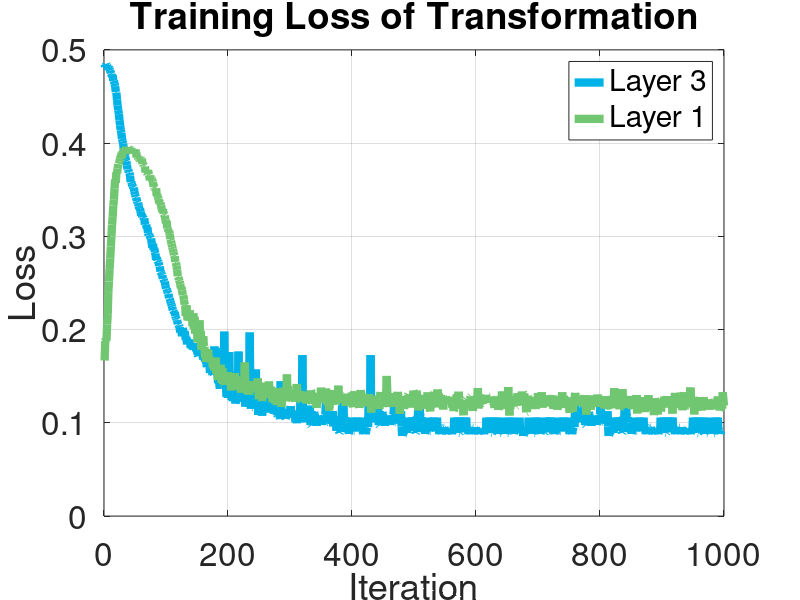

Write the MATLAB code that produced this figure.
% Loss diagram
clear all
clc
close all


train_Loss = [0.48479
0.482246
0.482889
0.484427
0.483397
0.481329
0.479342
0.481062
0.47964
0.477855
0.475123
0.473948
0.471176
0.472925
0.466782
0.466805
0.463843
0.461035
0.454893
0.454181
0.446411
0.440232
0.435471
0.431154
0.424514
0.418999
0.413952
0.411019
0.404636
0.402051
0.399531
0.391726
0.390716
0.386048
0.382072
0.380318
0.376358
0.371951
0.371719
0.368743
0.368045
0.365057
0.358253
0.358231
0.356251
0.354058
0.352345
0.352179
0.348221
0.345045
0.342565
0.341518
0.338122
0.33629
0.336041
0.33252
0.329605
0.329905
0.326479
0.322312
0.323799
0.320647
0.320787
0.319172
0.319362
0.312605
0.313421
0.312439
0.308648
0.309631
0.303704
0.301359
0.30157
0.300079
0.298146
0.297721
0.292328
0.28798
0.291992
0.285785
0.287323
0.283558
0.281521
0.274974
0.277329
0.274423
0.273844
0.271962
0.268462
0.267769
0.262217
0.261016
0.259615
0.258143
0.254529
0.25402
0.251595
0.251523
0.247325
0.244023
0.243778
0.241536
0.239129
0.238251
0.23373
0.233205
0.230614
0.228338
0.226166
0.224139
0.220851
0.220308
0.218119
0.218746
0.214676
0.212625
0.211032
0.210166
0.205823
0.20487
0.204512
0.202579
0.196964
0.196948
0.197616
0.19308
0.201747
0.196762
0.194308
0.198222
0.193748
0.18889
0.192086
0.184142
0.189351
0.184921
0.187886
0.188749
0.186176
0.180282
0.183971
0.182257
0.179422
0.18538
0.178267
0.17849
0.181023
0.179483
0.177684
0.178038
0.173408
0.171616
0.176816
0.17186
0.172173
0.175155
0.172923
0.174552
0.172032
0.168248
0.169155
0.170011
0.165974
0.168969
0.163216
0.160191
0.162814
0.161134
0.163699
0.163394
0.153546
0.157657
0.15891
0.155906
0.151436
0.153586
0.152762
0.181911
0.153089
0.180369
0.158033
0.179692
0.154536
0.142526
0.14615
0.142017
0.136671
0.150316
0.141707
0.1404
0.143518
0.165765
0.149609
0.197856
0.153221
0.151521
0.135463
0.127918
0.143617
0.126771
0.138681
0.175901
0.137172
0.154527
0.134366
0.124499
0.128121
0.12358
0.149397
0.128224
0.131769
0.120672
0.124371
0.130863
0.145203
0.141776
0.176444
0.122655
0.125277
0.122897
0.128829
0.124358
0.1373
0.147698
0.128765
0.157558
0.13206
0.117361
0.122286
0.124165
0.129399
0.118486
0.133795
0.12453
0.196891
0.135066
0.11514
0.127214
0.116641
0.116675
0.118235
0.119215
0.121923
0.116429
0.157195
0.115529
0.130787
0.123697
0.108455
0.124564
0.11501
0.119463
0.124036
0.11653
0.107638
0.115487
0.131226
0.118823
0.115744
0.115179
0.114626
0.111767
0.116572
0.115953
0.116375
0.120241
0.111047
0.11922
0.127071
0.114535
0.115006
0.115021
0.122724
0.109645
0.112365
0.116895
0.113522
0.113122
0.108995
0.107686
0.124944
0.108434
0.111008
0.104008
0.144543
0.112037
0.114336
0.11123
0.11231
0.111
0.109233
0.105873
0.104548
0.106829
0.109658
0.10665
0.110634
0.109546
0.105774
0.113019
0.117805
0.111826
0.106456
0.10961
0.106053
0.110019
0.106898
0.110335
0.100737
0.107772
0.0996092
0.11046
0.112554
0.101596
0.105006
0.103189
0.125528
0.104636
0.105576
0.17264
0.107175
0.104158
0.108649
0.104831
0.100737
0.115632
0.105168
0.106036
0.110304
0.103533
0.102355
0.118421
0.0979249
0.0971613
0.112565
0.0993537
0.101442
0.109878
0.111237
0.108774
0.105161
0.106166
0.0968441
0.104245
0.107737
0.104174
0.102392
0.0979966
0.102942
0.105991
0.0999033
0.097865
0.10268
0.103035
0.102727
0.108003
0.109037
0.121277
0.108933
0.104564
0.100844
0.100699
0.109202
0.102666
0.106635
0.0991455
0.103483
0.100014
0.112492
0.096164
0.105242
0.10395
0.0988596
0.105511
0.0915199
0.105527
0.0950224
0.0921
0.0912
0.0893
0.0904
0.0972672
0.103838
0.11856
0.10148
0.121099
0.104343
0.106739
0.105871
0.100204
0.0984789
0.0901689
0.0948848
0.0953275
0.0881519
0.0913042
0.098699
0.0937012
0.0915199
0.105527
0.0950224
0.0921
0.0912
0.0912
0.098699
0.0937012
0.0915199
0.105527
0.0950224
0.0912
0.098699
0.0937012
0.0915199
0.105527
0.0948848
0.0953275
0.0923
0.0881519
0.0913042
0.0921
0.0912
0.0881519
0.0913042
0.0950224
0.0948848
0.0953275
0.125528
0.104636
0.105576
0.17264
0.107175
0.104158
0.108649
0.104831
0.100737
0.115632
0.105168
0.106036
0.110304
0.103533
0.102355
0.118421
0.0979249
0.0971613
0.112565
0.0993537
0.101442
0.109878
0.111237
0.108774
0.105161
0.106166
0.0968441
0.104245
0.107737
0.104174
0.102392
0.0979966
0.102942
0.105991
0.0999033
0.097865
0.10268
0.103035
0.102727
0.108003
0.109037
0.121277
0.108933
0.104564
0.100844
0.100699
0.109202
0.102666
0.106635
0.0991455
0.103483
0.100014
0.112492
0.096164
0.086
0.0912
0.0881519
0.0913042
0.0937012
0.0915199
0.09532750
0.0892
0.0891
.105527
0.0948848
0.0953275
0.0950224
0.105242
0.10395
0.0988596
0.105511
0.0915199
0.105527
0.0950224
0.0921
0.0912
0.0893
0.0904
0.0972672
0.103838
0.11856
0.10148
0.121099
0.104343
0.106739
0.105871
0.100204
0.0984789
0.0901689
0.0948848
0.0953275
0.0881519
0.0913042
0.098699
0.0937012
0.0915199
0.105527
0.0950224
0.0921
0.0912
0.0912
0.098699
0.0937012
0.0915199
0.105527
0.0950224
0.0912
0.098699
0.0937012
0.0915199
0.105527
0.0948848
0.0953275
0.0923
0.0881519
0.0913042
0.0921
0.0912
0.0881519
0.0913042
0.0950224
0.0948848
0.0953275
0.0923
0.0923
0.0881519
0.0913042
0.0921
0.0912
0.0881519
0.0913042
0.0937012
0.0915199
0.0912
0.0881519
0.0913042
0.0937012
0.0915199
0.105527
0.0948848
0.0953275
0.0950224
0.0948848
0.105527
0.0948848
0.09532750
0.0892
0.0891
0.09
0.105527
0.0948848
0.0953275
0.0950224
0.0948848
0.105527
0.0948848
0.0915199
0.105527
0.0948848
0.0953275
0.0923
0.0881519
0.0913042
0.0921
0.0912
0.0881519
0.0913042
0.0950224
0.0948848
0.0881519
0.0913042
0.0937012
0.0915199
0.09532750
0.0892
0.0923
0.0923
0.0881519
0.0913042
0.0921
0.0912
0.0881519
0.0913042
0.0937012
0.0915199
0.0912
0.0881519
0.0913042
0.0937012
0.0915199
0.105527
0.0948848
0.0953275
0.0950224
0.0948848
0.105527
0.0948848
0.09532750
0.0892
0.0891
0.09
0.105527
0.0948848
0.0953275
0.0950224
0.0948848
0.105527
0.0912
0.0881519
0.0913042
0.0937012
0.0915199
0.09532750
0.0892
0.0891
.105527
0.0948848
0.0953275
0.0950224
0.0948848
0.0881519
0.0913042
0.0937012
0.0915199
0.09532750
0.0892
0.0891
.105527
0.0948848
0.0953275
0.105527
0.0913042
0.0921
0.0912
0.0881519
0.0913042
0.0950224
0.0948848
0.0953275
0.0923
0.0923
0.0891
0.09
0.105527
0.0948848
0.0953275
0.0950224
0.0948848
0.0948848
0.086
0.0912
0.0881519
0.0913042
0.0937012
0.0915199
0.09532750
0.0892
0.0891
.105527
0.0948848
0.0953275
0.0950224
0.0948848
0.0881519
0.0913042
0.0937012
0.0915199
0.09532750
0.0892
0.0891
.105527
0.0948848
0.0953275
0.105527
0.0913042
0.0921
0.0912
0.0881519
0.0913042
0.0950224
0.0948848
0.0953275
0.0923
0.0923
0.0891
0.09
0.105527
0.0948848
0.0953275
0.0950224
0.0948848
0.105527
0.0948848
0.0915199
0.105527
0.0948848
0.0953275
0.0923
0.0881519
0.0913042
0.0921
0.088151
0.0913042
0.098699
0.0937012
0.0915199
0.105527
0.0950224
0.0921
0.0912
0.0912
0.098699
0.0937012
0.0915199
0.105527
0.0950224
0.0912
0.098699
0.0937012
0.0915199
0.105527
0.0948848
0.0953275
0.0923
0.0881519
0.0913042
0.0921
0.0912
0.0881519
0.0913042
0.0950224
0.0948848
0.0953275
0.125528
0.104636
0.105576
0.107264
0.107175
0.104158
0.108649
0.104831
0.100737
0.115632
0.105168
0.106036
0.110304
0.103533
0.102355
0.118421
0.0979249
0.0971613
0.112565
0.0993537
0.101442
0.109878
0.111237
0.108774
0.105161
0.106166
0.0968441
0.104245
0.107737
0.104174
0.102392
0.0979966
0.102942
0.105991
0.0999033
0.097865
0.10268
0.103035
0.102727
0.108003
0.109037
0.121277
0.108933
0.104564
0.100844
0.100699
0.109202
0.102666
0.106635
0.0991455
0.103483
0.100014
0.112492
0.096164
0.086
0.0912
0.0881519
0.0913042
0.0937012
0.0915199
0.09532750
0.0892
0.0891
.105527
0.0948848
0.0953275
0.0950224
0.105242
0.10395
0.0988596
0.105511
0.0915199
0.105527
0.0950224
0.0921
0.0912
0.0893
0.0904
0.0972672
0.103838
0.11856
0.10148
0.121099
0.104343
0.106739
0.105871
0.100204
0.0984789
0.0901689
0.0948848
0.0953275
0.0881519
0.0913042
0.098699
0.0937012
0.0915199
0.105527
0.0950224
0.0921
0.0912
0.0912
0.098699
0.0937012
0.0915199
0.105527
0.0950224
0.0912
0.098699
0.0937012
0.0915199
0.105527
0.0948848
0.0953275
0.0923
0.0881519
0.0913042
0.0921
0.0912
0.0881519
0.0913042
0.0950224
0.0948848
0.0953275
0.0923
0.0923
0.0881519
0.0913042
0.0921
0.0912
0.0881519
0.0913042
0.0937012
0.0915199
0.0912
0.0881519
0.0913042
0.0937012
0.0915199
0.105527
0.0948848
0.0953275
0.0950224
0.0948848
0.105527
0.0948848
0.09532750
0.0892
0.0891
0.09
0.105527
0.0948848
0.0953275
0.0950224
0.0948848
0.105527
0.0948848
0.0915199
0.105527
0.0948848
0.0953275
0.0923
0.0881519
0.0913042
0.0921
0.0912
0.0881519
0.0913042
0.0950224
0.0948848
0.0881519
0.0913042
0.0937012
0.0915199
0.09532750
0.0892
0.0923
0.0923
0.0881519
0.0913042
0.0921
0.0912
0.0881519
0.0913042
0.0937012
0.0915199
0.0912
0.0881519
0.0913042
0.0937012
0.0915199
0.105527
0.0948848
0.0953275
0.0950224
0.0948848
0.105527
0.0948848
0.09532750
0.0892
0.0891
0.09
0.105527
0.0948848
0.0953275
0.0950224
0.0948848
0.105527
0.0912
0.0881519
0.0913042
0.0937012
0.0915199
0.09532750
0.0892
0.0891
.105527
0.0948848
0.0953275
0.0950224
0.0948848
0.0881519
0.0913042
0.0937012
0.0915199
0.09532750
0.0892
0.0891
.105527
0.0948848
0.0953275
0.105527
0.0913042
0.0921
0.0912
0.0881519
0.0913042
];
epoch =1:numel(train_Loss);
figure
lbsz = 24;
w = 6;
plot(epoch,train_Loss, 'LineWidth', w, 'Color',[0,0.7,0.9]);



train_Loss = [
.166816
0.187636
0.189729
0.188125
0.205256
0.216704
0.240254
0.251537
0.264954
0.275989
0.288907
0.29984
0.312413
0.320849
0.332835
0.339242
0.351603
0.360902
0.35752
0.368892
0.367679
0.372747
0.3775
0.377922
0.380289
0.383223
0.386478
0.388653
0.383928
0.391495
0.391515
0.393697
0.392028
0.388626
0.39361
0.395364
0.39039
0.392288
0.394951
0.394069
0.394955
0.393672
0.391948
0.39454
0.389969
0.392471
0.388806
0.393129
0.389423
0.388882
0.392215
0.390063
0.384531
0.385213
0.383775
0.384015
0.382806
0.381699
0.383714
0.382436
0.383339
0.377606
0.377662
0.376002
0.375473
0.374932
0.368608
0.36906
0.368556
0.367247
0.371147
0.366671
0.365517
0.360163
0.363926
0.362338
0.361987
0.360426
0.358278
0.353162
0.352105
0.351327
0.351922
0.351617
0.343304
0.344322
0.342454
0.340041
0.33554
0.337091
0.336003
0.333058
0.329038
0.326736
0.329174
0.324291
0.323124
0.322301
0.317657
0.314169
0.31668
0.308484
0.30844
0.305318
0.305915
0.302478
0.297121
0.295241
0.291883
0.288751
0.28629
0.283086
0.2801
0.278707
0.272559
0.271826
0.268431
0.263912
0.257252
0.256394
0.253493
0.251769
0.248753
0.244527
0.245361
0.242031
0.237012
0.236839
0.232007
0.226692
0.225583
0.214709
0.226061
0.216332
0.210243
0.218011
0.209835
0.220695
0.209702
0.211093
0.214243
0.214183
0.203668
0.217512
0.200702
0.213715
0.195715
0.208996
0.199114
0.201174
0.186356
0.195989
0.192781
0.209934
0.193153
0.198454
0.178111
0.192974
0.18234
0.192759
0.183282
0.181456
0.169537
0.17699
0.16532
0.179214
0.170286
0.177992
0.169857
0.170582
0.165184
0.167754
0.169286
0.164675
0.162691
0.159215
0.161957
0.156445
0.158194
0.169908
0.152867
0.159483
0.149936
0.146271
0.151794
0.161177
0.15016
0.162347
0.150408
0.143176
0.158552
0.141612
0.140894
0.150679
0.153304
0.141121
0.142404
0.153862
0.14757
0.154257
0.142135
0.146753
0.15096
0.149745
0.134805
0.144949
0.143026
0.142503
0.146919
0.145296
0.153449
0.137473
0.149469
0.142602
0.136476
0.138225
0.136353
0.136953
0.13858
0.138227
0.132422
0.139219
0.135062
0.135254
0.145541
0.13566
0.164798
0.141505
0.136857
0.137816
0.131075
0.138162
0.143413
0.130171
0.140092
0.136294
0.134068
0.144676
0.138944
0.13522
0.135001
0.137847
0.13665
0.143052
0.135809
0.137444
0.140349
0.147672
0.132227
0.125453
0.130474
0.135636
0.143077
0.129344
0.123379
0.130508
0.132702
0.131093
0.13704
0.130887
0.126763
0.133803
0.139079
0.13455
0.131527
0.144357
0.134825
0.12912
0.137527
0.135966
0.134852
0.122146
0.1367
0.122727
0.134864
0.120794
0.130921
0.129187
0.119026
0.13028
0.137243
0.132573
0.127875
0.135783
0.132146
0.117117
0.121254
0.137542
0.129322
0.127492
0.127968
0.128855
0.123182
0.127925
0.151953
0.131736
0.139284
0.124752
0.125482
0.129013
0.135112
0.130809
0.12569
0.12468
0.126146
0.130499
0.129487
0.132064
0.122618
0.123907
0.141683
0.128952
0.128014
0.129277
0.127443
0.134096
0.122799
0.130138
0.133518
0.126718
0.124931
0.131245
0.126822
0.1261
0.127799
0.120891
0.125543
0.128606
0.127647
0.121024
0.132039
0.132945
0.127317
0.134769
0.132705
0.119886
0.121771
0.131779
0.125254
0.131003
0.121244
0.125497
0.115963
0.128897
0.1252
0.127155
0.131544
0.126501
0.121795
0.137727
0.129538
0.126534
0.128593
0.12399
0.122523
0.126598
0.125462
0.136783
0.122609
0.121815
0.119469
0.134678
0.113228
0.128897
0.124386
0.121062
0.12004
0.120426
0.127751
0.135188
0.131733
0.126165
0.121517
0.1195
0.133334
0.125618
0.130072
0.139893
0.124582
0.1244
0.123868
0.124489
0.130453
0.121498
0.127568
0.12293
0.124996
0.130341
0.131136
0.118108
0.122258
0.123657
0.130274
0.129688
0.126889
0.121539
0.126009
0.131008
0.129006
0.131855
0.120626
0.116778
0.127876
0.133726
0.126272
0.129979
0.130436
0.123783
0.12354
0.123358
0.121882
0.115996
0.125075
0.135184
0.12793
0.120326
0.120997
0.125389
0.128637
0.117953
0.121799
0.119769
0.124867
0.128454
0.128687
0.127842
0.130635
0.124338
0.121281
0.122049
0.111029
0.126183
0.129251
0.120242
0.122882
0.126269
0.123732
0.122398
0.120476
0.120556
0.122506
0.12285
0.125316
0.11468
0.12639
0.133045
0.12639
0.124981
0.122492
0.117307
0.12508
0.124667
0.125052
0.117258
0.12731
0.150325
0.131305
0.124176
0.116927
0.128152
0.12359
0.131677
0.127652
0.122778
0.124923
0.117629
0.126372
0.117384
0.124134
0.120875
0.121877
0.122159
0.125793
0.133199
0.124643
0.125878
0.109648
0.126254
0.122398
0.123817
0.11509
0.121814
0.120255
0.114687
0.128763
0.122911
0.12467
0.12499
0.120885
0.129313
0.130769
0.126322
0.123996
0.125103
0.11635
0.125496
0.122366
0.119108
0.134592
0.132514
0.125164
0.120439
0.126357
0.134314
0.13028
0.125833
0.113372
0.118138
0.115208
0.120095
0.120409
0.118295
0.121937
0.12258
0.129964
0.123561
0.126272
0.121822
0.126476
0.123477
0.115234
0.132664
0.11564
0.127214
0.117054
0.112252
0.124774
0.1276
0.123999
0.128448
0.126358
0.130293
0.132913
0.117312
0.116499
0.125574
0.129399
0.13575
0.130046
0.130881
0.126538
0.126595
0.129041
0.129613
0.12417
0.126191
0.114314
0.123933
0.120359
0.125071
0.12806
0.125288
0.125293
0.123458
0.127404
0.124768
0.125383
0.126429
0.120943
0.126862
0.120851
0.116448
0.120634
0.1126
0.115035
0.118413
0.126957
0.124901
0.130355
0.126491
0.126918
0.133362
0.125806
0.115429
0.118952
0.123285
0.123586
0.120072
0.115062
0.108125
0.123972
0.11529
0.116618
0.124486
0.125426
0.122792
0.116406
0.116808
0.118561
0.125725
0.127887
0.128575
0.125942
0.121896
0.112713
0.124258
0.125649
0.122072
0.11691
0.120378
0.128359
0.122322
0.137364
0.115435
0.123816
0.118607
0.120004
0.127966
0.120444
0.127201
0.120489
0.128645
0.121625
0.125986
0.126296
0.130045
0.121711
0.126872
0.121876
0.124984
0.123072
0.124175
0.1277
0.127904
0.125739
0.122656
0.121854
0.123323
0.123567
0.115945
0.12813
0.126012
0.123184
0.124953
0.122712
0.113951
0.118165
0.115453
0.118245
0.11776
0.11971
0.133509
0.115095
0.12161
0.133337
0.12241
0.116459
0.127054
0.114879
0.127833
0.12311
0.138414
0.121979
0.107826
0.128694
0.116676
0.118012
0.12082
0.128432
0.119789
0.120667
0.123704
0.123966
0.126116
0.118043
0.118412
0.131674
0.120367
0.122079
0.127029
0.123292
0.121299
0.12201
0.133534
0.125843
0.121264
0.131931
0.131178
0.119116
0.122228
0.11126
0.111604
0.126573
0.129096
0.121582
0.119757
0.117353
0.127129
0.124553
0.115292
0.118362
0.125573
0.115673
0.120856
0.122793
0.114837
0.122923
0.11906
0.118258
0.131892
0.126912
0.121954
0.121298
0.120729
0.124053
0.132836
0.116292
0.123315
0.127329
0.122261
0.121941
0.12285
0.118818
0.120146
0.120612
0.117839
0.123411
0.118995
0.129506
0.121991
0.120855
0.12411
0.126423
0.129354
0.115015
0.125381
0.118329
0.12116
0.122421
0.122982
0.114077
0.118591
0.119659
0.124516
0.128078
0.120409
0.116262
0.125837
0.132718
0.126064
0.115805
0.127892
0.126056
0.1218
0.126987
0.121301
0.123564
0.121533
0.12696
0.122302
0.110753
0.121577
0.119369
0.122955
0.120204
0.112061
0.117267
0.124337
0.125968
0.132117
0.124215
0.123623
0.123985
0.118646
0.125917
0.124367
0.123623
0.125069
0.118814
0.123071
0.12414
0.128119
0.121772
0.124756
0.129649
0.116711
0.121433
0.108832
0.116356
0.115363
0.122014
0.121607
0.118808
0.121078
0.114078
0.126832
0.125105
0.129266
0.125388
0.121095
0.119222
0.117915
0.125197
0.121618
0.117412
0.130317
0.123
0.117016
0.119261
0.120371
0.125259
0.125047
0.122641
0.118377
0.118087
0.123628
0.115717
0.116837
0.128589
0.1238
0.125127
0.11503
0.126048
0.12302
0.127284
0.123341
0.121917
0.119605
0.116784
0.115529
0.126598
0.119945
0.137132
0.126599
0.126807
0.12119
0.118815
0.118616
0.118899
0.12053
0.123202
0.114528
0.115825
0.119952
0.11981
0.136103
0.12647
0.12184
0.128106
0.11949
0.119727
0.121064
0.115911
0.120935
0.122091
0.12624
0.122416
0.124508
0.117936
0.128839
0.119208
0.115119
0.118647
0.122621
0.118214
0.114947
0.11923
0.118397
0.129858
0.110054
0.126791
0.123707
0.119133
0.117356
0.123648
0.115394
0.11905
0.118324
0.122847
0.127586
0.118415
0.111467
0.125347
0.118132
0.12318
0.12067
0.114008
0.129636
0.112634
0.120033
0.119307
0.125414
0.122008
0.122313
0.126174
0.116967
0.108262
0.115909
0.126024
0.123756
0.11704
0.120721
0.109045
0.117638
0.125087
0.122394
0.123256
0.112385
0.115419
0.123477
0.117702
0.119212
0.118702
0.1282
0.123869
0.120549
0.127552
0.123978
0.128458
0.118562
0.124032
0.121153
0.120125
0.116701
0.124741
0.124135
0.109894
0.127405
0.1229
0.121982
0.132127
0.128222
0.12038
0.123518
0.121629
0.122203
0.115783
0.129877
0.12378
0.122184
0.122341
0.126973
0.1135
0.126774
0.132814
0.115002
0.119592
0.12073
0.11767
0.118004
0.119166
0.127247
0.124794
0.118209
0.133156
0.137878
0.123821
0.126143
0.124207
0.126538
0.124606
0.10901
0.121057
0.118816
0.12012
0.124119
0.122481
0.117768
0.117934
0.124392
0.127376
0.121998
0.116441
0.113217
0.125059
0.117132
0.127422
0.122439
0.123641
0.118894
0.124642
0.116421
0.118099
0.119203
0.125018
0.122798
0.114104
0.12292
0.121972
0.116521
0.120491
0.123039
0.114895
0.116792
0.119231
0.123873
0.120769
0.122116
0.117278
0.128211
0.11791
0.127901
0.113197
0.115165
0.118889
0.11771
0.115197
0.132869
0.12531
0.118468
];
hold on
grid on
title('Training Loss of Transformation')
xlabel('Iteration', 'FontSize', lbsz)
ylabel('Loss', 'FontSize', lbsz)
set(gca,'FontSize',lbsz)

epoch =1:numel(train_Loss);
lbsz = 24;
w = 6;
plot(epoch,train_Loss, 'LineWidth', w, 'Color',[113/255,198/255,113/255]);
legend('Layer 3', 'Layer 1')
